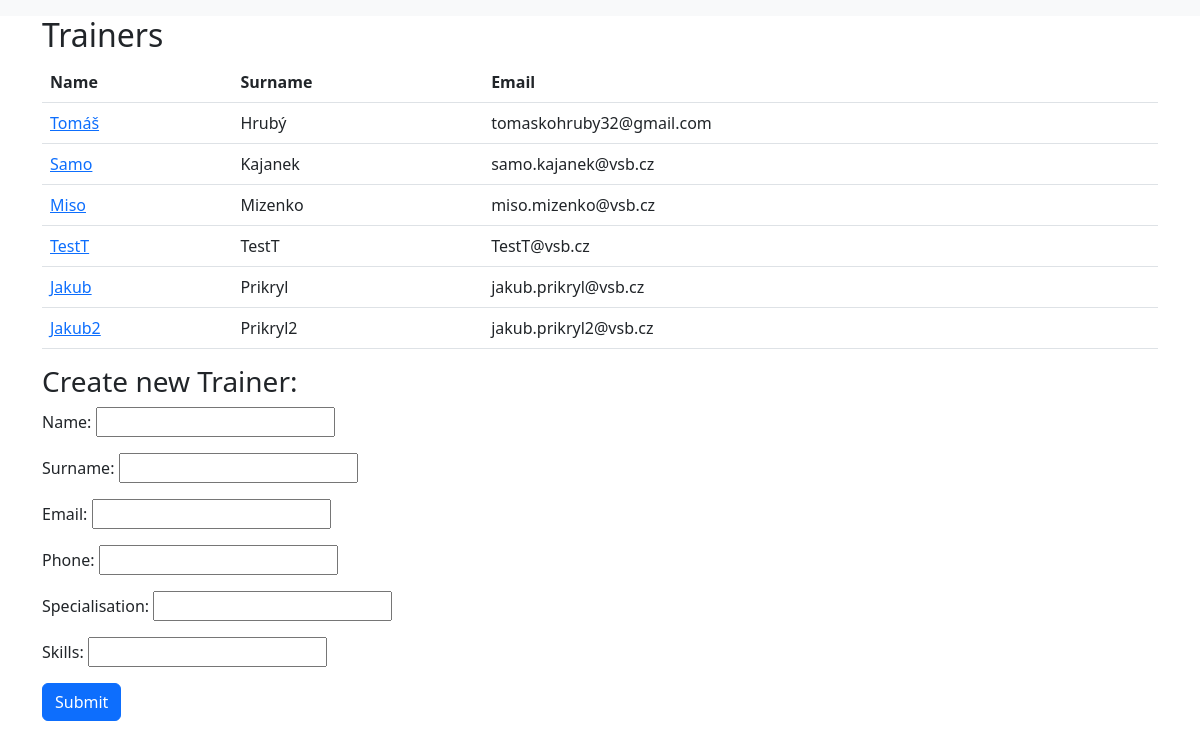
Screenshot of /trainers/ with the database file from the repository.
### gym/models.py (models this page shows, shortened)
class Trainer(models.Model):
    name = models.CharField(max_length=20)
    surname = models.CharField(max_length=20)
    email = models.EmailField(max_length=50, unique=True)
    phone = models.CharField(max_length=12)
    specialisation = models.CharField(max_length=100)
    skills = models.CharField(max_length=50)
    deleted_at = models.DateTimeField(null=True, blank=True)

### gym/views.py (the view)
# urls.py: path('trainers/', views.trainers, name='trainers'),
def trainers(request):
    if request.method == 'POST':
        form = TrainerForm(request.POST)
        if form.is_valid():
            form.save()
            return redirect('trainers')
    else:
        form = TrainerForm()
    trainers = Trainer.objects.all()
    return render(request, 'trainers.html', {'trainers': trainers, 'form' : form})

### gym/forms.py
class TrainerForm(forms.ModelForm):
    class Meta:
        model = Trainer
        fields = ['name' , 'surname', 'email', 'phone', 'specialisation' , 'skills']

### templates/trainers.html (shortened to what this page needs)
{% extends 'base_generic.html' %}
{% block content %}
  <h2>Trainers</h2>
  <table class="table">
    <thead>
      <tr>
        <th scope="col">Name</th>
        <th scope="col">Surname</th>
        <th scope="col">Email</th>
      </tr>
    </thead>
    <tbody>
      {% for trainer in trainers %}
        <tr>
          <td><a href="{% url 'trainer_detail' trainer.id %}">{{ trainer.name }}</a></td>
          <td>{{ trainer.surname }}</td>
          <td>{{ trainer.email }}</td>
        </tr>
      {% empty %}
        <tr>
          <td colspan="3">No trainers found.</td>
        </tr>
      {% endfor %}
    </tbody>
  </table>
  <h3>Create new Trainer:</h3>
  <form method="post">
    {{ form.as_p }}
    <button type="submit" class="btn btn-primary">Submit</button>
  </form>
{% endblock %}

### rows the page displays
Trainer: name "Tomáš", surname "Hrubý", email "tomaskohruby32@gmail.com"
Trainer: name "Samo", surname "Kajanek", email "samo.kajanek@vsb.cz"
Trainer: name "Miso", surname "Mizenko", email "miso.mizenko@vsb.cz"
Trainer: name "TestT", surname "TestT", email "TestT@vsb.cz"
Trainer: name "Jakub", surname "Prikryl", email "jakub.prikryl@vsb.cz"
Trainer: name "Jakub2", surname "Prikryl2", email "jakub.prikryl2@vsb.cz"
